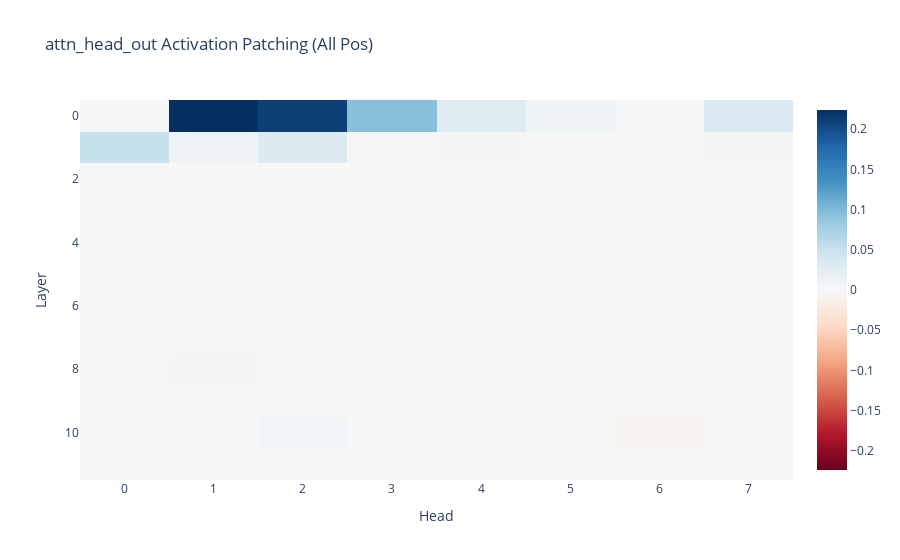

The notebook cell saved with this chart:
### Markdown cell above
We can patch head outputs over each head in each layer, patching across all positions at once
 out -> q, k, v, pattern all also work

### Code cell
attn_head_out_all_pos_act_patch_results = patching.get_act_patch_attn_head_out_all_pos(
    model, corrupted_tokens, clean_cache, ioi_metric
)
imshow(
    attn_head_out_all_pos_act_patch_results,
    yaxis="Layer",
    xaxis="Head",
    title="attn_head_out Activation Patching (All Pos)",
)

### Figure 1 — Plotly figure (JSON) as saved in the notebook; plotly's stock layout.template omitted (floating-point values rounded to 4 significant figures)
{"data": [{"coloraxis": "coloraxis", "hovertemplate": "x: %{x}<br>y: %{y}<br>color: %{z}<extra></extra>", "name": "0", "type": "heatmap", "xaxis": "x", "yaxis": "y", "z": [[0.003083, 0.2239, 0.2106, 0.09473, 0.02878, 0.009878, 0.002674, 0.03317], [0.0509, 0.01221, 0.03184, -0.0008148, 0.003883, 0.00116, 0.001448, 0.003435], [-0.001015, -0.0002669, -0.0007656, -0.0007058, 2.309e-05, 0.0001341, 0.0003427, 9.813e-05], [0.0002802, 0.002939, -0.0006299, 0.0003499, 5.124e-05, -0.0006131, 0.0001585, -0.0007064], [0.0002865, 3.967e-06, 0.0004556, -0.0002202, 0.0008277, -0.0008288, 0.0006288, -0.0001142], [-0.0007982, -0.0003153, -0.0007733, -0.0002958, 0.001591, -0.0008876, 0.001144, 0.002078], [0.00125, 0.000972, 0.0005781, -0.0005205, -0.0004903, -0.0004528, -0.0006555, -0.0004271], [0.0001374, -0.0006612, 0.0005989, -0.0004517, -0.0005452, -0.0006939, -0.0008344, 0.0001473], [-0.0002832, -0.002415, 0.0006452, 0.000913, 0.0003048, -0.0009086, -0.0001091, 0.0006006], [-5.967e-05, 0.0006051, -0.002367, -0.0002661, -0.000127, -0.001012, -0.0001743, -0.00162], [-0.000659, -0.001096, 0.007501, 0.0006493, -0.001009, -0.0004988, -0.004217, 0.0006132], [0.0004372, 9.51e-05, -0.0003726, -0.0004599, -0.000325, 0.001675, -0.000623, 0.0001861]]}], "layout": {"coloraxis": {"cmid": 0, "colorscale": [[0, "rgb(103,0,31)"], [0.1, "rgb(178,24,43)"], [0.2, "rgb(214,96,77)"], [0.3, "rgb(244,165,130)"], [0.4, "rgb(253,219,199)"], [0.5, "rgb(247,247,247)"], [0.6, "rgb(209,229,240)"], [0.7, "rgb(146,197,222)"], [0.8, "rgb(67,147,195)"], [0.9, "rgb(33,102,172)"], [1, "rgb(5,48,97)"]]}, "title": {"text": "attn_head_out Activation Patching (All Pos)"}, "xaxis": {"anchor": "y", "domain": [0, 1], "title": {"text": "Head"}}, "yaxis": {"anchor": "x", "autorange": "reversed", "domain": [0, 1], "title": {"text": "Layer"}}}}
